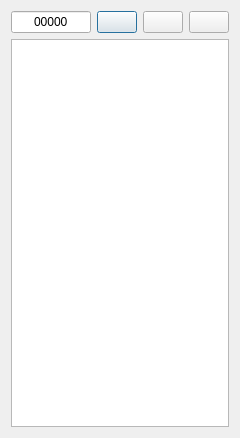
<?xml version="1.0" encoding="UTF-8"?>
<ui version="4.0">
 <class>Plots</class>
 <widget class="QDialog" name="Plots">
  <property name="geometry">
   <rect>
    <x>0</x>
    <y>0</y>
    <width>230</width>
    <height>438</height>
   </rect>
  </property>
  <property name="windowTitle">
   <string>Plots</string>
  </property>
  <layout class="QGridLayout" name="gridLayout">
   <item row="0" column="1">
    <widget class="QPushButton" name="button_add">
     <property name="toolTip">
      <string>Add</string>
     </property>
     <property name="text">
      <string/>
     </property>
     <property name="icon">
      <iconset theme="list-add">
       <normaloff>.</normaloff>.</iconset>
     </property>
    </widget>
   </item>
   <item row="0" column="0">
    <widget class="QLineEdit" name="edit">
     <property name="minimumSize">
      <size>
       <width>80</width>
       <height>0</height>
      </size>
     </property>
     <property name="maximumSize">
      <size>
       <width>80</width>
       <height>16777215</height>
      </size>
     </property>
     <property name="text">
      <string>00000</string>
     </property>
     <property name="alignment">
      <set>Qt::AlignCenter</set>
     </property>
    </widget>
   </item>
   <item row="0" column="2">
    <widget class="QPushButton" name="button_remove">
     <property name="toolTip">
      <string>Remove</string>
     </property>
     <property name="text">
      <string/>
     </property>
     <property name="icon">
      <iconset theme="list-remove">
       <normaloff>.</normaloff>.</iconset>
     </property>
    </widget>
   </item>
   <item row="1" column="0" colspan="4">
    <widget class="QTableWidget" name="table"/>
   </item>
   <item row="0" column="3">
    <widget class="QPushButton" name="button_clear">
     <property name="toolTip">
      <string>Clear</string>
     </property>
     <property name="text">
      <string/>
     </property>
     <property name="icon">
      <iconset theme="edit-delete">
       <normaloff>.</normaloff>.</iconset>
     </property>
    </widget>
   </item>
  </layout>
 </widget>
 <resources/>
 <connections/>
</ui>
